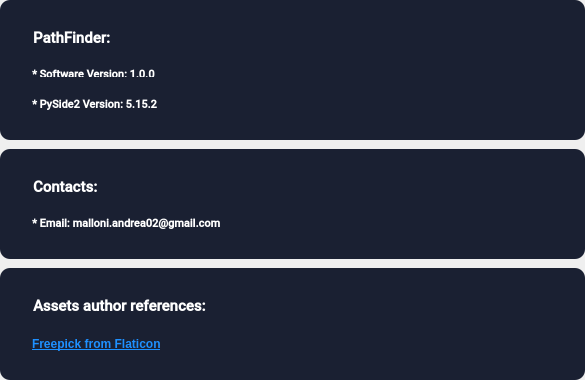
<?xml version="1.0" encoding="UTF-8"?>
<ui version="4.0">
 <class>Form</class>
 <widget class="QWidget" name="Form">
  <property name="geometry">
   <rect>
    <x>0</x>
    <y>0</y>
    <width>585</width>
    <height>378</height>
   </rect>
  </property>
  <property name="windowTitle">
   <string>Form</string>
  </property>
  <layout class="QVBoxLayout" name="verticalLayout">
   <property name="spacing">
    <number>9</number>
   </property>
   <property name="leftMargin">
    <number>0</number>
   </property>
   <property name="topMargin">
    <number>0</number>
   </property>
   <property name="rightMargin">
    <number>0</number>
   </property>
   <property name="bottomMargin">
    <number>0</number>
   </property>
   <item>
    <widget class="QFrame" name="frame">
     <property name="maximumSize">
      <size>
       <width>16777215</width>
       <height>140</height>
      </size>
     </property>
     <property name="styleSheet">
      <string notr="true">QFrame {
background-color: rgb(26, 32, 50);
border-radius: 10px;
color: white;
padding: 10px;
font: bold;
}</string>
     </property>
     <property name="frameShape">
      <enum>QFrame::StyledPanel</enum>
     </property>
     <property name="frameShadow">
      <enum>QFrame::Raised</enum>
     </property>
     <layout class="QVBoxLayout" name="verticalLayout_2">
      <property name="spacing">
       <number>0</number>
      </property>
      <property name="leftMargin">
       <number>9</number>
      </property>
      <property name="topMargin">
       <number>9</number>
      </property>
      <property name="rightMargin">
       <number>9</number>
      </property>
      <property name="bottomMargin">
       <number>9</number>
      </property>
      <item>
       <widget class="QLabel" name="label_3">
        <property name="font">
         <font>
          <family>Roboto Medium</family>
          <pointsize>11</pointsize>
          <weight>75</weight>
          <italic>false</italic>
          <bold>true</bold>
         </font>
        </property>
        <property name="styleSheet">
         <string notr="true"/>
        </property>
        <property name="text">
         <string>PathFinder:</string>
        </property>
        <property name="textFormat">
         <enum>Qt::RichText</enum>
        </property>
        <property name="scaledContents">
         <bool>false</bool>
        </property>
        <property name="textInteractionFlags">
         <set>Qt::TextBrowserInteraction</set>
        </property>
       </widget>
      </item>
      <item>
       <widget class="QLabel" name="label_5">
        <property name="maximumSize">
         <size>
          <width>16777215</width>
          <height>30</height>
         </size>
        </property>
        <property name="font">
         <font>
          <family>Roboto Medium</family>
          <pointsize>8</pointsize>
          <weight>75</weight>
          <italic>false</italic>
          <bold>true</bold>
         </font>
        </property>
        <property name="text">
         <string>* Software Version: 1.0.0</string>
        </property>
        <property name="textInteractionFlags">
         <set>Qt::TextBrowserInteraction</set>
        </property>
       </widget>
      </item>
      <item>
       <widget class="QLabel" name="label_6">
        <property name="maximumSize">
         <size>
          <width>16777215</width>
          <height>35</height>
         </size>
        </property>
        <property name="font">
         <font>
          <family>Roboto Medium</family>
          <pointsize>8</pointsize>
          <weight>75</weight>
          <italic>false</italic>
          <bold>true</bold>
         </font>
        </property>
        <property name="text">
         <string>* PySide2 Version: 5.15.2</string>
        </property>
        <property name="textInteractionFlags">
         <set>Qt::TextBrowserInteraction</set>
        </property>
       </widget>
      </item>
     </layout>
    </widget>
   </item>
   <item>
    <widget class="QFrame" name="frame_3">
     <property name="maximumSize">
      <size>
       <width>16777215</width>
       <height>110</height>
      </size>
     </property>
     <property name="styleSheet">
      <string notr="true">QFrame {
background-color: rgb(26, 32, 50);
border-radius: 10px;
color: white;
padding: 10px;
font: bold;
}</string>
     </property>
     <property name="frameShape">
      <enum>QFrame::StyledPanel</enum>
     </property>
     <property name="frameShadow">
      <enum>QFrame::Raised</enum>
     </property>
     <layout class="QVBoxLayout" name="verticalLayout_4">
      <property name="spacing">
       <number>0</number>
      </property>
      <property name="leftMargin">
       <number>9</number>
      </property>
      <property name="topMargin">
       <number>9</number>
      </property>
      <property name="rightMargin">
       <number>9</number>
      </property>
      <property name="bottomMargin">
       <number>9</number>
      </property>
      <item>
       <widget class="QLabel" name="label_2">
        <property name="font">
         <font>
          <family>Roboto Medium</family>
          <pointsize>11</pointsize>
          <weight>75</weight>
          <italic>false</italic>
          <bold>true</bold>
         </font>
        </property>
        <property name="text">
         <string>Contacts:</string>
        </property>
        <property name="textInteractionFlags">
         <set>Qt::TextBrowserInteraction</set>
        </property>
       </widget>
      </item>
      <item>
       <widget class="QLabel" name="label">
        <property name="maximumSize">
         <size>
          <width>16777215</width>
          <height>35</height>
         </size>
        </property>
        <property name="font">
         <font>
          <family>Roboto Medium</family>
          <pointsize>8</pointsize>
          <weight>75</weight>
          <italic>false</italic>
          <bold>true</bold>
         </font>
        </property>
        <property name="text">
         <string>* Email: malloni.andrea02@gmail.com</string>
        </property>
        <property name="textInteractionFlags">
         <set>Qt::TextBrowserInteraction</set>
        </property>
       </widget>
      </item>
     </layout>
    </widget>
   </item>
   <item>
    <widget class="QFrame" name="frame_2">
     <property name="maximumSize">
      <size>
       <width>16777215</width>
       <height>112</height>
      </size>
     </property>
     <property name="styleSheet">
      <string notr="true">QFrame {
background-color: rgb(26, 32, 50);
border-radius: 10px;
color: white;
padding: 10px;
font: bold;
}</string>
     </property>
     <property name="frameShape">
      <enum>QFrame::StyledPanel</enum>
     </property>
     <property name="frameShadow">
      <enum>QFrame::Raised</enum>
     </property>
     <layout class="QVBoxLayout" name="verticalLayout_3">
      <property name="leftMargin">
       <number>9</number>
      </property>
      <property name="topMargin">
       <number>9</number>
      </property>
      <property name="rightMargin">
       <number>9</number>
      </property>
      <item>
       <widget class="QLabel" name="label_7">
        <property name="font">
         <font>
          <family>Roboto Medium</family>
          <pointsize>11</pointsize>
          <weight>75</weight>
          <italic>false</italic>
          <bold>true</bold>
         </font>
        </property>
        <property name="text">
         <string>Assets author references:</string>
        </property>
        <property name="textInteractionFlags">
         <set>Qt::TextSelectableByMouse</set>
        </property>
       </widget>
      </item>
      <item>
       <widget class="QLabel" name="label_4">
        <property name="text">
         <string>&lt;a href=&quot;https://www.flaticon.com/authors/freepik&quot; style='color: DodgerBlue'&gt;Freepick from Flaticon&lt;/a&gt;</string>
        </property>
        <property name="textFormat">
         <enum>Qt::RichText</enum>
        </property>
        <property name="openExternalLinks">
         <bool>true</bool>
        </property>
        <property name="textInteractionFlags">
         <set>Qt::TextBrowserInteraction</set>
        </property>
       </widget>
      </item>
     </layout>
    </widget>
   </item>
  </layout>
 </widget>
 <resources>
  <include location="../assets/resource.qrc"/>
 </resources>
 <connections/>
</ui>
